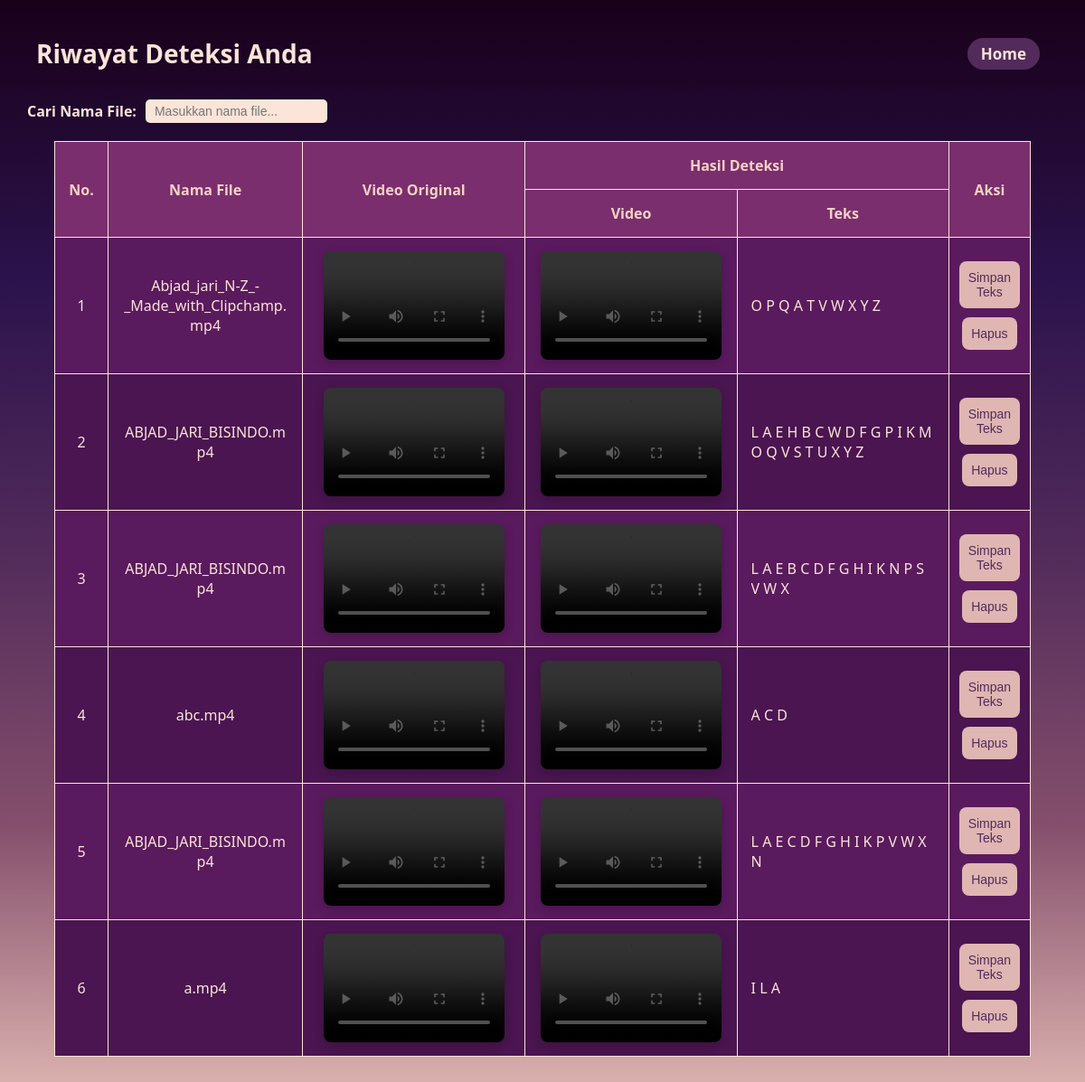
Page /riwayat (signed in) on the committed database.
### tables this page shows
CREATE TABLE "history" (
	"id"	INTEGER,
	"username"	TEXT NOT NULL,
	"original_video"	TEXT NOT NULL,
	"processed_video"	TEXT NOT NULL,
	"detected_labels"	TEXT NOT NULL,
	"filename"	TEXT NOT NULL,
	"created_at"	TIMESTAMP DEFAULT CURRENT_TIMESTAMP,
	PRIMARY KEY("id" AUTOINCREMENT),
	FOREIGN KEY("username") REFERENCES "users"("username")
);

### app.py (the view)
@app.route('/riwayat')
def riwayat():
    if 'username' not in session:
        return redirect(url_for('login'))
    conn = get_db_connection()
    history = conn.execute(
        "SELECT * FROM history WHERE username = ? ORDER BY created_at DESC",
        (session['username'],)
    ).fetchall()
    conn.close()
    return render_template('riwayat.html', history=history)

### app.py (called while the page is built)
def get_db_connection():
    conn = sqlite3.connect('database.db')
    conn.row_factory = sqlite3.Row
    return conn

### templates/riwayat.html (shortened to what this page needs)
<!DOCTYPE html>
<html lang="en">
<head>
    <link rel="stylesheet" href="static/css/styles.css">
    <link rel="stylesheet" href="https://cdnjs.cloudflare.com/ajax/libs/font-awesome/6.1.1/css/all.min.css">
</head>
<body class="history-page">
    <nav>
        <h2>Riwayat Deteksi Anda</h2>
        <a href="{{ url_for('index') }}" class="back-button">Home</a>
    </nav>
    <div
        style="margin: 30px; text-align: left; display: flex; justify-content: flex-start; align-items: center; margin-bottom: -20px;">
        <label for="filterInput" style="margin-right: 10px; font-weight: bold; color: #fbe4d8;">Cari Nama File:</label>
        <input type="text" id="filterInput" placeholder="Masukkan nama file..."
            style="padding: 5px 10px; border-radius: 5px; border: none;">
    </div>
    <div class="table-container">
        <table>
            <thead>
                <tr>
                    <th rowspan="2">No.</th>
                    <th rowspan="2">Nama File</th>
                    <th rowspan="2">Video Original</th>
                    <th colspan="2">Hasil Deteksi</th>
                    <th rowspan="2" style="text-align: center; width: 10%;">Aksi</th>
                </tr>
                <tr>
                    <th>Video</th>
                    <th>Teks</th>
                </tr>
            </thead>
            <tbody>
                {% for item in history %}
                <tr>
                    <td>{{ loop.index }}</td>
                    <td>{{ item.filename }}</td>
                    <td>
                        <video controls>
                            <source src="{{ url_for('static', filename=item.original_video.replace('static/', '')) }}"
                                type="video/mp4">
                        </video>
                    </td>
                    <td>
                        <video controls>
                            <source src="{{ url_for('static', filename=item.processed_video.replace('static/', '')) }}"
                                type="video/mp4">
                        </video>
                    </td>
                    <td>
                        <div style="overflow-x: auto;">{{ item.detected_labels }}</div>
                    </td>
                    <td>
                        <div class="button-group">
                            <button onclick="downloadText(`{{ item.labels }}`, '{{ item.filename }}')">Simpan
                                Teks</button>
                            <form method="post" action="{{ url_for('hapus_riwayat', id=item.id) }}"
                                onsubmit="return confirm('Yakin ingin menghapus riwayat ini?');">
                                <button type="submit">Hapus</button>
                            </form>
                        </div>
                    </td>
                </tr>
                {% else %}
                <tr>
                    <td colspan="6">Belum ada riwayat.</td>
                </tr>
                {% endfor %}
            </tbody>
        </table>
    </div>
</body>
</html>

### static/css/styles.css (style rules this page uses)
:root { --primary-bg: #190019; --secondary-bg: #522b5b; --tertiary-bg: #854f6c; --light-bg: #fbe4d8; --accent-color: #dfb6b2; --text-dark: #190019; --text-light: #fbe4d8; }
html, body, h1, form, input, button { margin: 0; padding: 0; box-sizing: border-box; scroll-behavior: smooth; }
body { background: linear-gradient(to bottom, var(--primary-bg), #2B124C, var(--secondary-bg), var(--tertiary-bg), var(--accent-color), var(--light-bg)); min-height: 190vh; font-family: 'Segoe UI', Tahoma, Geneva, Verdana, sans-serif; color: var(--text-light); }
a { text-decoration: none; color: var(--text-light); }
nav a { color: #fbe4d8; margin: 0 10px; font-size: 17px; font-weight: 700; border-radius: 20px; padding: 6px 15px; transition: background 0.3s, color 0.3s; }
button { padding: 12px 20px; background-color: #fbe4d8; color: #190019; border: none; border-radius: 8px; font-size: 1rem; cursor: pointer; transition: background-color 0.3s ease; }
nav { position: fixed; top: 40px; right: 40px; z-index: 999; }
nav a { color: #fbe4d8; margin: 0 10px; font-size: 17px; font-weight: 700; border-radius: 20px; padding: 6px 15px; text-decoration: none; transition: background 0.3s, color 0.3s; }
.history-page nav { display: flex; align-items: center; justify-content: space-between; position: fixed; top: 40px; left: 40px; right: 40px; transition: top 0.3s; }
.history-page h2 { color: #fbe4d8; font-size: 28px; margin: 0; padding: 0; font-weight: 700; }
.history-page nav a { color: #fbe4d8; font-size: 17px; font-weight: 700; border-radius: 20px; padding: 6px 15px; text-decoration: none; background: #522b5b; transition: background 0.3s, color 0.3s; }
.history-page { padding-top: 80px; }
.button-group { display: flex; flex-direction: column; gap: 10px; align-items: center; justify-content: center; height: 100%; }
.button-group button { background-color: #dfb6b2; color: #522b5b; border: none; padding: 10px 10px; border-radius: 8px; cursor: pointer; transition: background-color 0.3s, box-shadow 0.3s; font-size: 14px; }
.table-container { overflow-x: auto; max-width: 100%; padding: 0 -10px; }
table { min-width: 800px; }
table { width: 90%; margin: 40px auto; border-collapse: collapse; background-color: #3f1651; overflow: hidden; table-layout: fixed; }
table th, table td { padding: 15px; text-align: center; border: 1px solid #fbe4d8; }
td video { display: block; margin: 0 auto; }
table th { background-color: #7a2e6e; color: #f5d2c2; }
table tbody tr:nth-child(even) { background-color: #4a1550; }
table tbody tr:nth-child(odd) { background-color: #5a1a5e; }
table th:nth-child(1), table td:nth-child(1) { width: 5%; }
table th:nth-child(2), table td:nth-child(2) { width: 30%; word-wrap: break-word; overflow-wrap: break-word; white-space: normal; }
table th:nth-child(3), table td:nth-child(3) { width: 35%; }
table th:nth-child(4), table td:nth-child(4) { width: 75%; }
table th:nth-child(5), table td:nth-child(5) { width: 40%; word-wrap: break-word; overflow-wrap: break-word; white-space: normal; text-align: left; }
table th:nth-child(6), table td:nth-child(6) { width: 5%; }
#filterInput { font-size: 14px; background-color: #fbe4d8; color: #2B124C; }

### templates/riwayat.html (style rules this page uses)
video { width: 200px; max-width: 108%; height: 120px; object-fit: cover; border-radius: 8px; box-shadow: 0 4px 12px rgba(0, 0, 0, 0.2); }

### rows in the picture
history: filename "Abjad_jari_N-Z_-_Made_with_Clipchamp.mp4", detected_labels "O P Q A T V W X Y Z"
history: filename "ABJAD_JARI_BISINDO.mp4", detected_labels "L A E H B C W D F G P I K M O Q V S T U X Y Z"
history: filename "ABJAD_JARI_BISINDO.mp4", detected_labels "L A E B C D F G H I K N P S V W X"
history: filename "abc.mp4", detected_labels "A C D"
history: filename "ABJAD_JARI_BISINDO.mp4", detected_labels "L A E C D F G H I K P V W X N"
history: filename "a.mp4", detected_labels "I L A"
